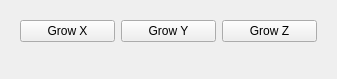
              <widget class="QWidget" name="page_12">
               <property name="geometry">
                <rect>
                 <x>0</x>
                 <y>0</y>
                 <width>337</width>
                 <height>79</height>
                </rect>
               </property>
               <attribute name="label">
                <string>Grow model</string>
               </attribute>
               <layout class="QVBoxLayout" name="verticalLayout_41">
                <item>
                 <widget class="QFrame" name="frame_58">
                  <property name="enabled">
                   <bool>true</bool>
                  </property>
                  <property name="frameShape">
                   <enum>QFrame::NoFrame</enum>
                  </property>
                  <property name="frameShadow">
                   <enum>QFrame::Raised</enum>
                  </property>
                  <layout class="QHBoxLayout" name="horizontalLayout_50">
                   <item>
                    <widget class="QPushButton" name="FormModifyGrowX">
                     <property name="text">
                      <string>Grow X</string>
                     </property>
                    </widget>
                   </item>
                   <item>
                    <widget class="QPushButton" name="FormModifyGrowY">
                     <property name="text">
                      <string>Grow Y</string>
                     </property>
                    </widget>
                   </item>
                   <item>
                    <widget class="QPushButton" name="FormModifyGrowZ">
                     <property name="text">
                      <string>Grow Z</string>
                     </property>
                    </widget>
                   </item>
                  </layout>
                 </widget>
                </item>
                <item>
                 <spacer name="verticalSpacer_8">
                  <property name="orientation">
                   <enum>Qt::Vertical</enum>
                  </property>
                  <property name="sizeHint" stdset="0">
                   <size>
                    <width>20</width>
                    <height>400</height>
                   </size>
                  </property>
                 </spacer>
                </item>
               </layout>
              </widget>
